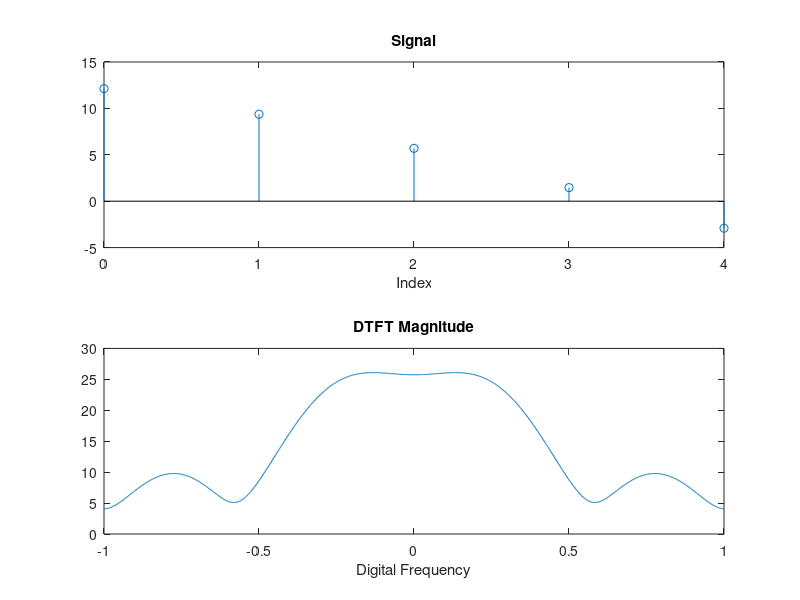

This figure's MATLAB source:
clear; clc; clf;
A = 14; f0 = 100; phi = pi/6; fs = 2000;
N= input('Enter the length of sequence:');
n = 0: 1/fs : (N-1)/fs;
sig = A * cos (2*pi*f0*n + phi);
w_axis = linspace(-1, 1, 1024);
time_axis=0:length(sig)-1;
F=fftshift(fft(sig,1024));
sig_dtft=abs(F);
subplot(2,1,1), stem(time_axis,sig);
title('Signal');
xlabel('Index');
subplot(2,1,2), plot(w_axis,sig_dtft);
title('DTFT Magnitude');
xlabel('Digital Frequency');